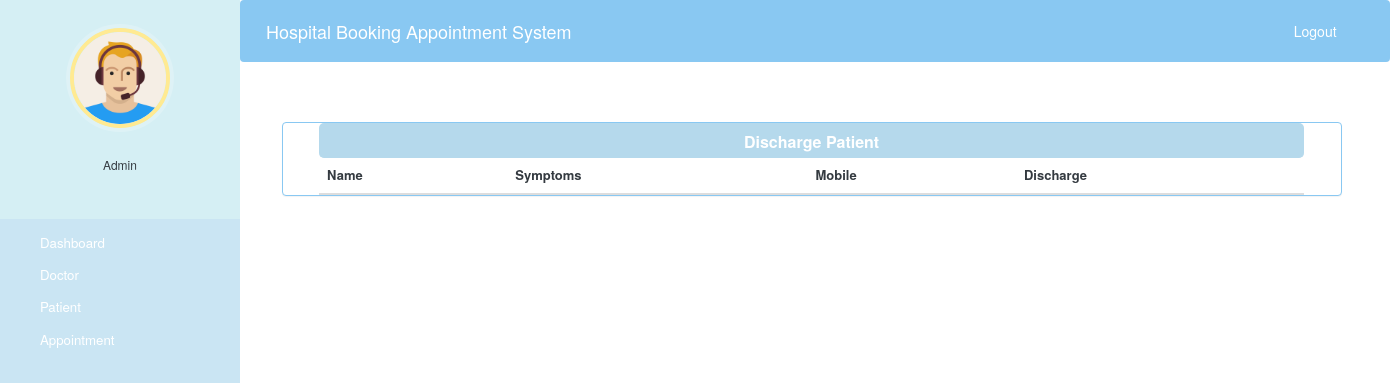
The app's page /admin-discharge-patient (signed in), older data.
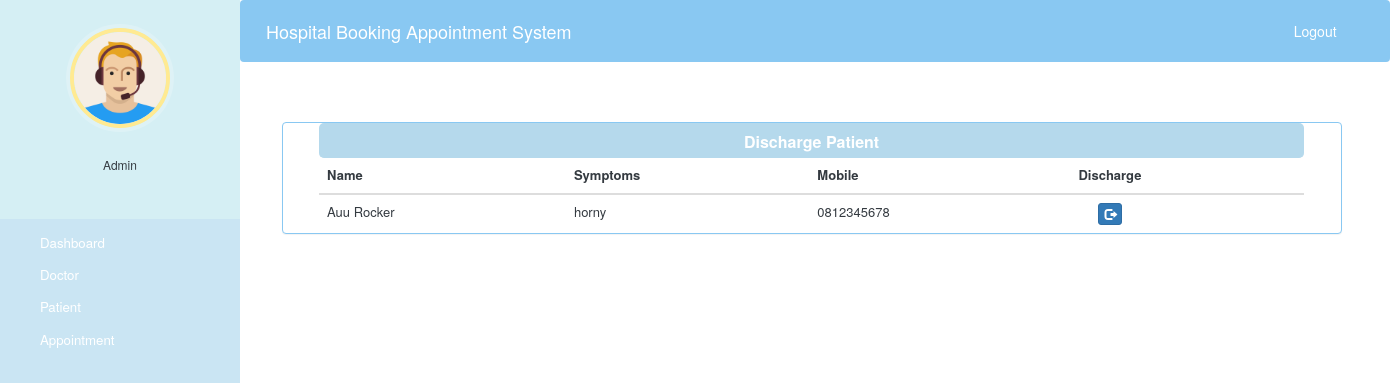
The same page, newer data.
### hospital/models.py (models this page shows, shortened)
class Patient(models.Model):
    user = models.OneToOneField(User, on_delete=models.CASCADE)
    profile_pic = models.ImageField(upload_to='hospital/static/profile_pic/PatientProfilePic/', null=True, blank=True)
    address = models.CharField(max_length=40)
    mobile = models.CharField(max_length=20, null=False)
    symptoms = models.CharField(max_length=100, null=False)
    assignedDoctorId = models.PositiveIntegerField(null=True)
    admitDate = models.DateField(auto_now=True)
    status = models.BooleanField(default=False)
    @property
    def get_name(self):
        return self.user.first_name+" "+self.user.last_name

### hospital/views.py (the view)
# urls.py: path('admin-discharge-patient', views.admin_discharge_patient_view,name='admin-discharge-patient'),
@login_required(login_url='adminlogin')
@user_passes_test(is_admin)
def admin_discharge_patient_view(request):
    patients=models.Patient.objects.all().filter(status=True)
    return render(request,'hospital/admin_discharge_patient.html',{'patients':patients})

### hospital/views.py (called while the page is built)
def is_admin(user):
    return user.groups.filter(name='ADMIN').exists()

### hospital/templates/hospital/admin_discharge_patient.html (shortened to what this page needs)
{% extends 'hospital/admin_base.html' %} {% block content %}
<head>
    <link href="//netdna.bootstrapcdn.com/bootstrap/3.0.0/css/bootstrap.min.css" rel="stylesheet" id="bootstrap-css">
</head>
<div class="container">
    <div class="panel panel-primary" style="margin-left:2%;  border-color: rgba(137, 200, 242, 1);width: 106rem;">
        <div class="panel-heading" style="text-align:center; background:rgba(181, 217, 236, 1);
    border-color:rgba(181, 217, 236, 1) ; width: 98.5rem; height: 3.5rem; margin-left: 0.95cm; border-radius: 5px;">
            <h6 class="panel-title" style="font-weight: bold;">Discharge Patient</h6>
        </div>
        <table class="table table-hover" id="dev-table" style="font-size: small;color: #343A40; margin-left: 0.95cm; width: 98.5rem;">
            <thead>
                <tr style="color: #343A40;">
                    <th>Name</th>
                    <th>Symptoms</th>
                    <th>Mobile</th>
                    <th>Discharge</th>
                </tr>
            </thead>
            {% for p in patients %}
            <tr style="color: #343A40;">
                <td style="color: #343A40;"> {{p.get_name}}</td>
                <td style="color: #343A40;">{{p.symptoms}}</td>
                <td style="color: #343A40;">{{p.mobile}}</td>
                <td><a class="btn btn-primary btn-xs" href="{% url 'discharge-patient' p.id  %}" style="margin-left: 20px;"><span class="glyphicon glyphicon-log-out"></span></a></td>
            </tr>
            {% endfor %}
        </table>
    </div>
</div>
{% endblock content %}

Row changes from the older to the newer data that the page shows:
added Patient: get_name "Auu Rocker", symptoms "horny", mobile "0812345678"
